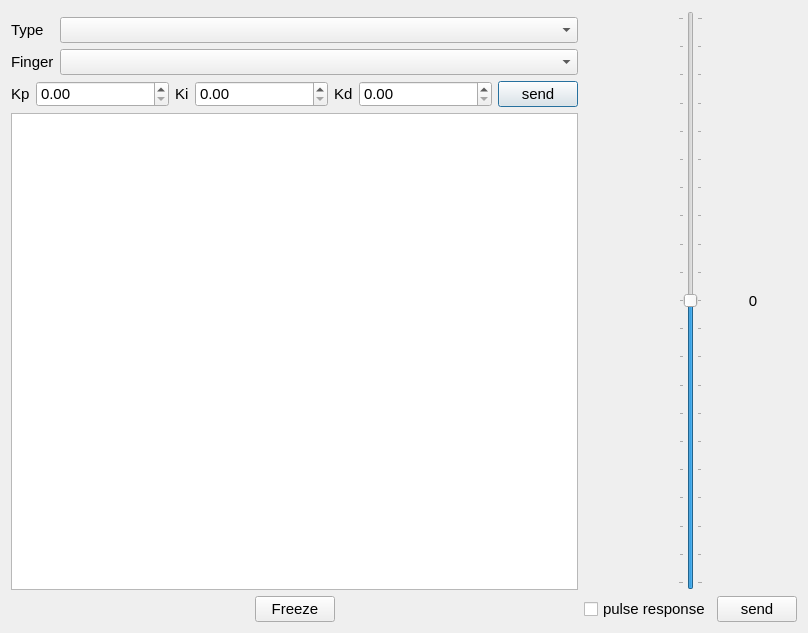
<?xml version="1.0" encoding="UTF-8"?>
<ui version="4.0">
 <class>Dialog</class>
 <widget class="QDialog" name="Dialog">
  <property name="geometry">
   <rect>
    <x>0</x>
    <y>0</y>
    <width>808</width>
    <height>633</height>
   </rect>
  </property>
  <property name="windowTitle">
   <string>PID Tuner</string>
  </property>
  <property name="styleSheet">
   <string notr="true">font: 11pt</string>
  </property>
  <layout class="QGridLayout" name="gridLayout_3">
   <item row="2" column="0">
    <layout class="QGridLayout" name="gridLayout_2" columnstretch="0,1,0,1,0,1,0">
     <item row="0" column="3">
      <widget class="QDoubleSpinBox" name="ki_SpinBox"/>
     </item>
     <item row="0" column="6">
      <widget class="QPushButton" name="send_pid_pushButton">
       <property name="text">
        <string>send</string>
       </property>
      </widget>
     </item>
     <item row="0" column="1">
      <widget class="QDoubleSpinBox" name="kp_SpinBox"/>
     </item>
     <item row="0" column="5">
      <widget class="QDoubleSpinBox" name="kd_SpinBox"/>
     </item>
     <item row="0" column="4">
      <widget class="QLabel" name="label_3">
       <property name="text">
        <string>Kd</string>
       </property>
      </widget>
     </item>
     <item row="0" column="0">
      <widget class="QLabel" name="label">
       <property name="text">
        <string>Kp</string>
       </property>
      </widget>
     </item>
     <item row="0" column="2">
      <widget class="QLabel" name="label_2">
       <property name="text">
        <string>Ki</string>
       </property>
      </widget>
     </item>
    </layout>
   </item>
   <item row="1" column="0">
    <layout class="QGridLayout" name="gridLayout" columnstretch="0,1">
     <item row="1" column="0">
      <widget class="QLabel" name="label_4">
       <property name="text">
        <string>Finger</string>
       </property>
      </widget>
     </item>
     <item row="1" column="1">
      <widget class="QComboBox" name="finger_comboBox"/>
     </item>
     <item row="0" column="0">
      <widget class="QLabel" name="label_5">
       <property name="text">
        <string>Type</string>
       </property>
      </widget>
     </item>
     <item row="0" column="1">
      <widget class="QComboBox" name="type_comboBox"/>
     </item>
    </layout>
   </item>
   <item row="4" column="0">
    <layout class="QHBoxLayout" name="horizontalLayout_2">
     <item>
      <spacer name="horizontalSpacer">
       <property name="orientation">
        <enum>Qt::Horizontal</enum>
       </property>
       <property name="sizeHint" stdset="0">
        <size>
         <width>40</width>
         <height>20</height>
        </size>
       </property>
      </spacer>
     </item>
     <item>
      <widget class="QPushButton" name="freeze_Button">
       <property name="text">
        <string>Freeze</string>
       </property>
      </widget>
     </item>
     <item>
      <spacer name="horizontalSpacer_2">
       <property name="orientation">
        <enum>Qt::Horizontal</enum>
       </property>
       <property name="sizeHint" stdset="0">
        <size>
         <width>40</width>
         <height>20</height>
        </size>
       </property>
      </spacer>
     </item>
    </layout>
   </item>
   <item row="3" column="0">
    <widget class="PlotWidget" name="plot_widget"/>
   </item>
   <item row="4" column="1">
    <layout class="QHBoxLayout" name="horizontalLayout_3">
     <item>
      <widget class="QCheckBox" name="pulse_rp_checkBox">
       <property name="text">
        <string>pulse response</string>
       </property>
      </widget>
     </item>
     <item>
      <widget class="QPushButton" name="send_rp_pushButton">
       <property name="text">
        <string>send</string>
       </property>
      </widget>
     </item>
    </layout>
   </item>
   <item row="0" column="1" rowspan="4">
    <layout class="QHBoxLayout" name="horizontalLayout">
     <item>
      <widget class="QLabel" name="label_6">
       <property name="text">
        <string/>
       </property>
      </widget>
     </item>
     <item>
      <widget class="QSlider" name="verticalSlider">
       <property name="minimum">
        <number>-100</number>
       </property>
       <property name="maximum">
        <number>100</number>
       </property>
       <property name="orientation">
        <enum>Qt::Vertical</enum>
       </property>
       <property name="tickPosition">
        <enum>QSlider::TicksBothSides</enum>
       </property>
       <property name="tickInterval">
        <number>10</number>
       </property>
      </widget>
     </item>
     <item>
      <widget class="QLabel" name="slider_value_label">
       <property name="text">
        <string>0</string>
       </property>
       <property name="alignment">
        <set>Qt::AlignCenter</set>
       </property>
      </widget>
     </item>
    </layout>
   </item>
  </layout>
 </widget>
 <customwidgets>
  <customwidget>
   <class>PlotWidget</class>
   <extends>QGraphicsView</extends>
   <header>pyqtgraph</header>
  </customwidget>
 </customwidgets>
 <resources/>
 <connections/>
</ui>
